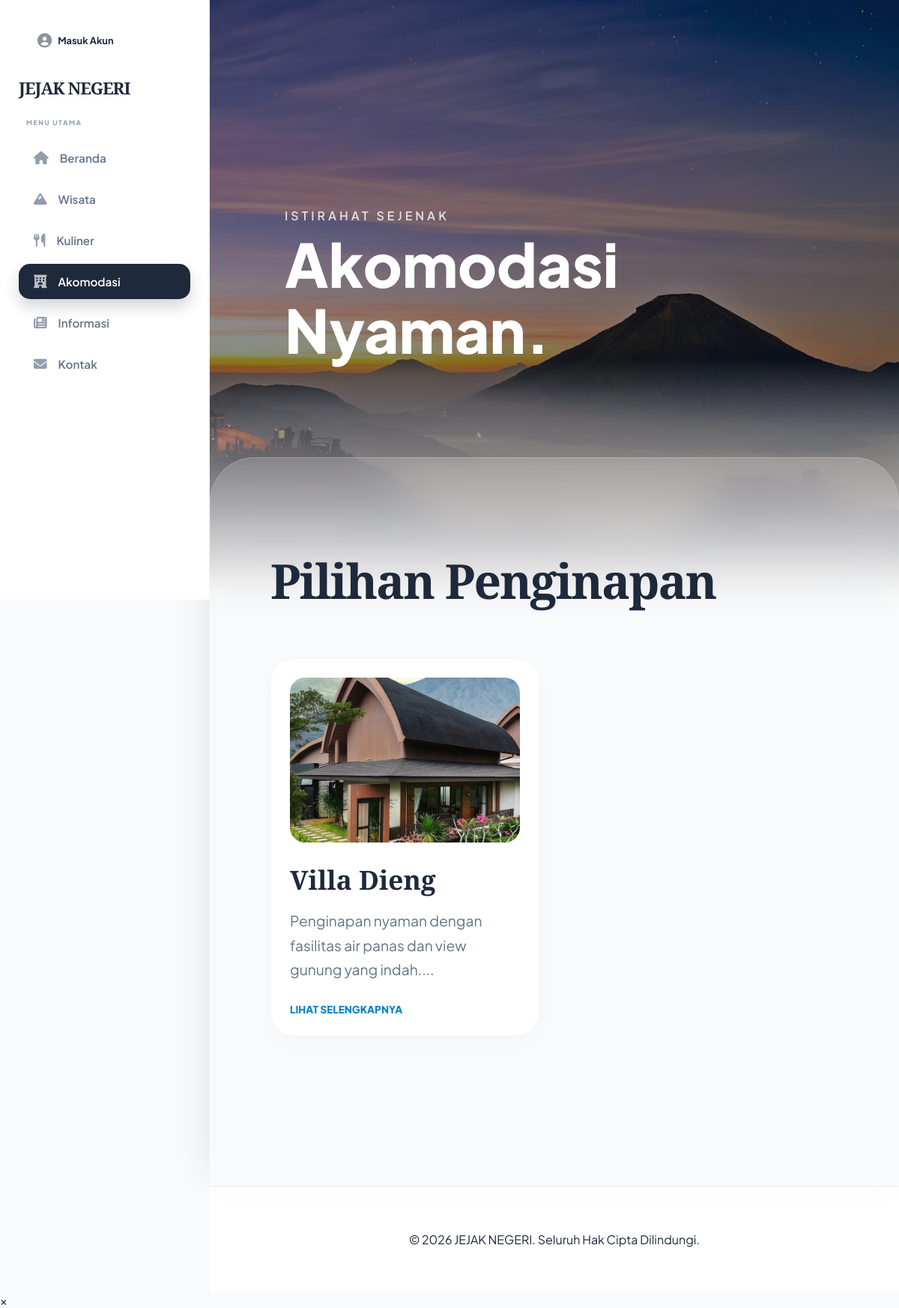
Screenshot of /penginapan.php with the database file from the repository.
### tables this page shows
CREATE TABLE `items` (
  `id` int NOT NULL,
  `category` enum('wisata','kuliner','penginapan') NOT NULL,
  `name` varchar(255) NOT NULL,
  `description` text,
  `price` varchar(100) DEFAULT NULL,
  `hours` varchar(100) DEFAULT NULL,
  `location` varchar(255) DEFAULT NULL,
  `sosmed` varchar(100) DEFAULT NULL,
  `maps_url` text,
  `image_url` text,
  `whatsapp` varchar(20) DEFAULT NULL,
  `menu` text,
  `room_types` text,
  `facilities` text,
  `status` varchar(50) DEFAULT 'Buka',
  `announcement` text,
  `owner_id` int DEFAULT NULL,
  `created_at` timestamp NOT NULL DEFAULT CURRENT_TIMESTAMP
);

### penginapan.php (the view, shortened to what this page needs)
<!DOCTYPE html>
<html lang="id">
<head>
    <link rel="stylesheet" href="style.css?v=2.0">
</head>
<body>
    <div class="site-bg"></div>
    <?php include 'sidebar.php'; ?>
    <main class="content-area-with-sidebar">
        <header class="hero-header">
            <div class="hero-text">
                <p style="text-transform: uppercase; letter-spacing: 4px; font-weight: 600; margin-bottom: 10px; opacity: 0.8;">Istirahat Sejenak</p>
                <h1>Akomodasi Nyaman.</h1>
            </div>
        </header>
        <section class="white-content-section">
            <h2>Pilihan Penginapan</h2>
            <div class="grid-container">
                <?php
                include 'db_config.php';
                $sql = "SELECT * FROM items WHERE category='penginapan'";
                $res = mysqli_query($conn, $sql);
                if (mysqli_num_rows($res) > 0):
                    while($row = mysqli_fetch_assoc($res)):
                ?>
                <div class="card-item"
                     data-id="<?= $row['id'] ?>"
                     data-desc="<?= htmlspecialchars($row['description']) ?>"
                     data-price="<?= htmlspecialchars($row['price']) ?>"
                     data-hours="<?= htmlspecialchars($row['hours']) ?>"
                     data-location="<?= htmlspecialchars($row['location']) ?>"
                     data-sosmed="<?= htmlspecialchars($row['sosmed']) ?>"
                     data-maps="<?= htmlspecialchars($row['maps_url']) ?>"
                     data-wa="<?= htmlspecialchars($row['whatsapp'] ?? '') ?>">
                    <img src="<?= $row['image_url'] ?>" alt="<?= $row['name'] ?>">
                    <div class="card-content">
                        <h3><?= $row['name'] ?></h3>
                        <p><?= substr($row['description'], 0, 100) ?>...</p>
                        <a href="detail.php?id=<?= $row['id'] ?>" class="button-link">Lihat Selengkapnya</a>
                    </div>
                </div>
                <?php
                    endwhile;
                else:
                ?>
                <p>Data belum tersedia.</p>
                <?php endif; ?>
            </div>
        </section>
        <footer style="padding: 60px; background: white; text-align: center; border-top: 1px solid #f0f0f0;">
            <p>&copy; 2026 JEJAK NEGERI. Seluruh Hak Cipta Dilindungi.</p>
        </footer>
    </main>
    <div id="detail-modal" class="modal">
        <div class="modal-content">
            <span class="modal-close">&times;</span>
        </div>
    </div>
</body>
</html>

### style.css (style rules this page uses)
:root { --primary: #1e293b; --accent: #0284c7; --nature: #059669; --bg-light: #f8fafc; --card-bg: #ffffff; --sidebar-width: 280px; --radius-lg: 30px; --radius-md: 20px; --shadow-soft: 0 10px 40px rgba(0,0,0,0.04); --transition: all 0.5s cubic-bezier(0.16, 1, 0.3, 1); }
* { margin: 0; padding: 0; box-sizing: border-box; -webkit-font-smoothing: antialiased; }
body { font-family: 'Plus Jakarta Sans', sans-serif; background-color: var(--bg-light); color: var(--primary); min-height: 100vh; overflow-x: hidden; }
.site-bg { position: absolute; top: 0; left: 0; width: 100%; height: 100vh; background: url('img/Dieng.jpg') no-repeat center center/cover; z-index: -1; }
.site-bg::after { content: ''; position: absolute; inset: 0; background: linear-gradient(to bottom, rgba(15, 23, 42, 0.2) 0%, rgba(15, 23, 42, 0.5) 60%, #ffffff 100%); }
.content-area-with-sidebar { margin-left: var(--sidebar-width); width: calc(100% - var(--sidebar-width)); min-height: 100vh; position: relative; }
.hero-header { height: 95vh; display: flex; align-items: center; padding: 0 100px; color: white; }
.hero-header h1 { font-size: 5rem; line-height: 1.1; font-weight: 800; }
.white-content-section { background: rgba(255, 255, 255, 0.1); backdrop-filter: blur(25px); width: 100%; padding: 120px 80px; position: relative; z-index: 10; border-radius: 60px 60px 0 0; margin-top: -150px; border-top: 1px solid rgba(255, 255, 255, 0.2); border-left: 1px solid rgba(255, 255, 255, 0.1); border-right: 1px solid rgba(255, 255, 255, 0.1); box-shadow: 0 -20px 50px rgba(0,0,0,0.1); }
.white-content-section h2 { font-family: 'Playfair Display', serif; font-size: 4rem; font-weight: 800; color: var(--primary); margin-bottom: 60px; letter-spacing: -2px; }
.grid-container { display: grid; grid-template-columns: repeat(3, 1fr); gap: 40px; margin-bottom: 80px; }
@media (max-width: 1200px) { .grid-container { grid-template-columns: repeat(2, 1fr); } }
.card-item { background: var(--card-bg); border-radius: var(--radius-lg); padding: 25px; border: 1px solid rgba(0,0,0,0.04); box-shadow: 0 10px 30px rgba(0,0,0,0.02); transition: var(--transition); display: flex; flex-direction: column; height: 100%; }
.card-item img { width: 100%; height: 220px; object-fit: cover; border-radius: var(--radius-md); margin-bottom: 25px; }
.card-item h3 { font-family: 'Playfair Display', serif; font-size: 2.2rem; font-weight: 800; color: var(--primary); margin-bottom: 15px; }
.card-item p { font-size: 1.2rem; color: #64748b; line-height: 1.7; margin-bottom: 25px; }
.button-link { text-decoration: none; font-weight: 800; font-size: 0.85rem; color: var(--accent); text-transform: uppercase; display: inline-flex; align-items: center; gap: 10px; margin-top: auto; transition: 0.3s; }

### rows the page displays
items: image_url (picture), name "Villa Dieng", description "Penginapan nyaman dengan fasilitas air panas dan view gunung yang indah."
